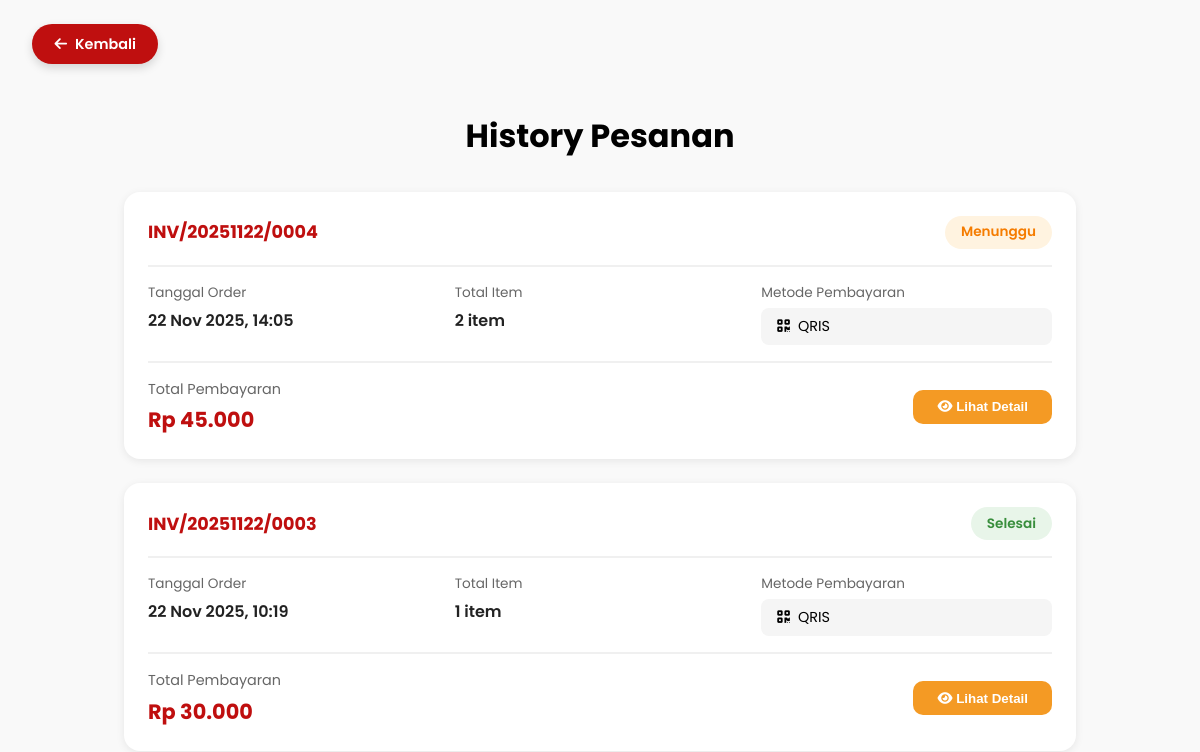
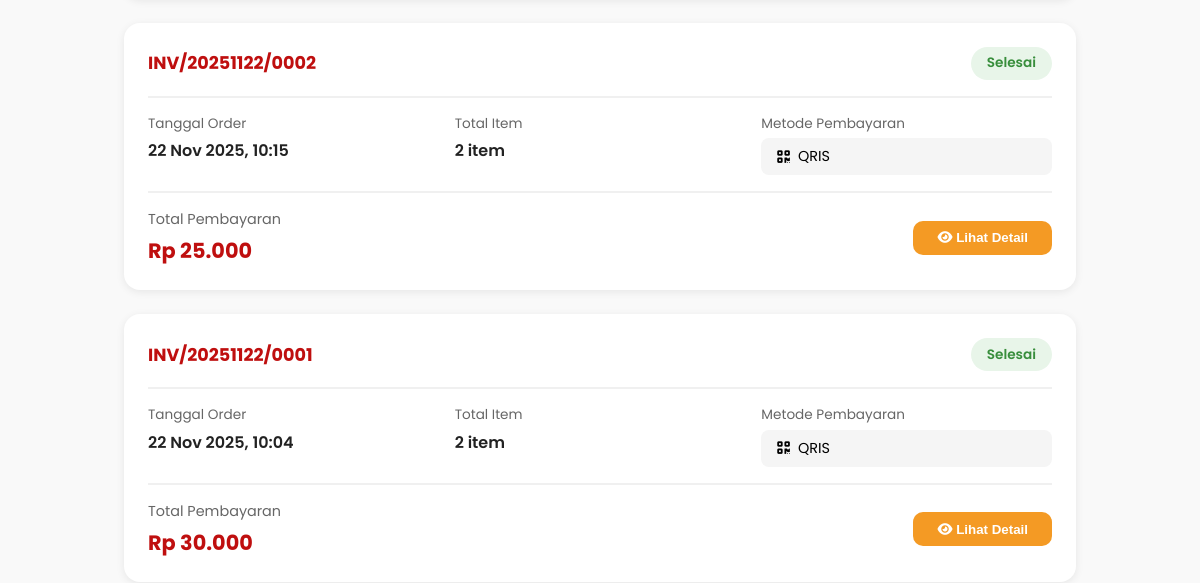
Page /orders_history.php (signed in, upper part) on the earlier database version (2 pictures, top to bottom).
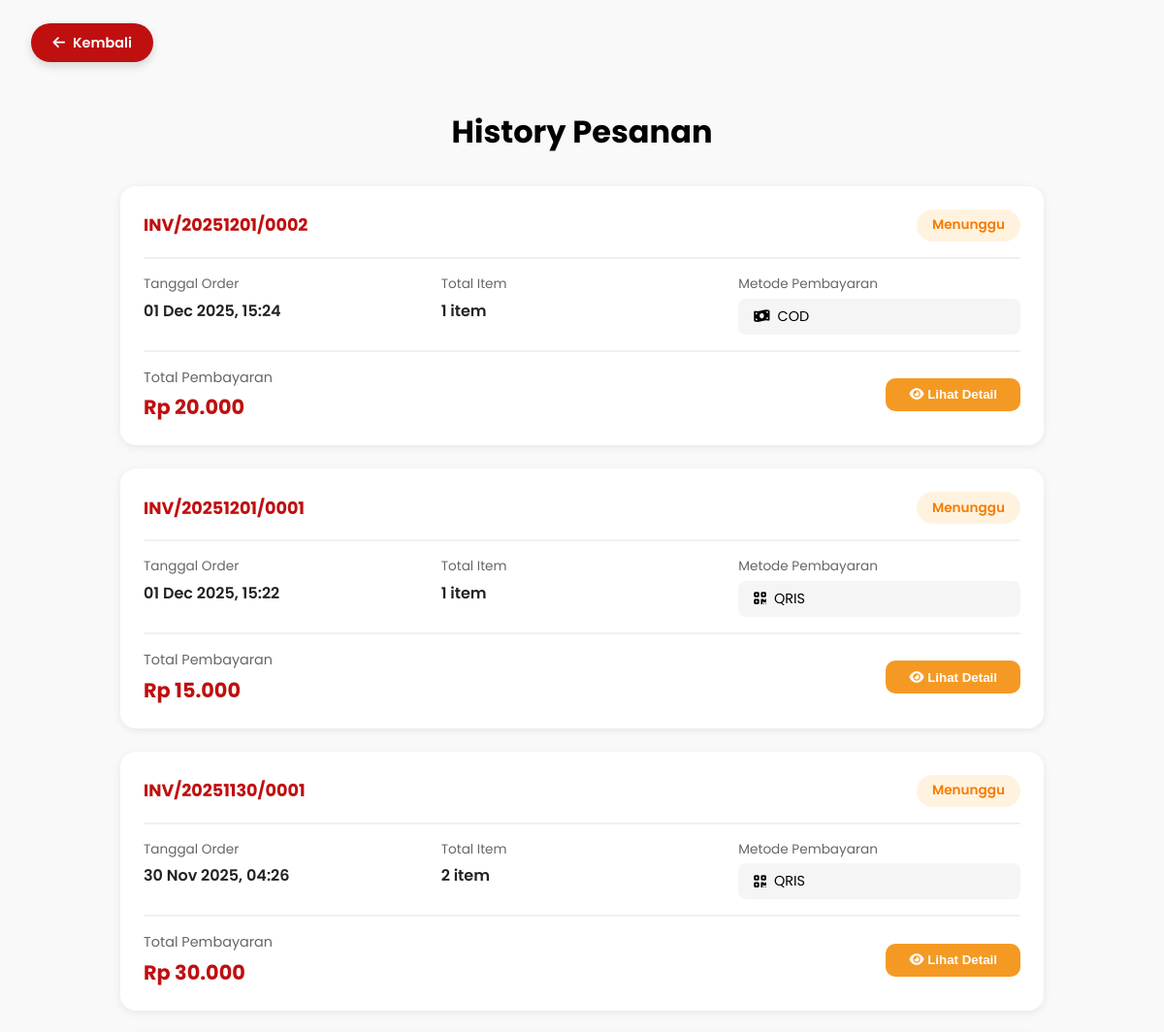
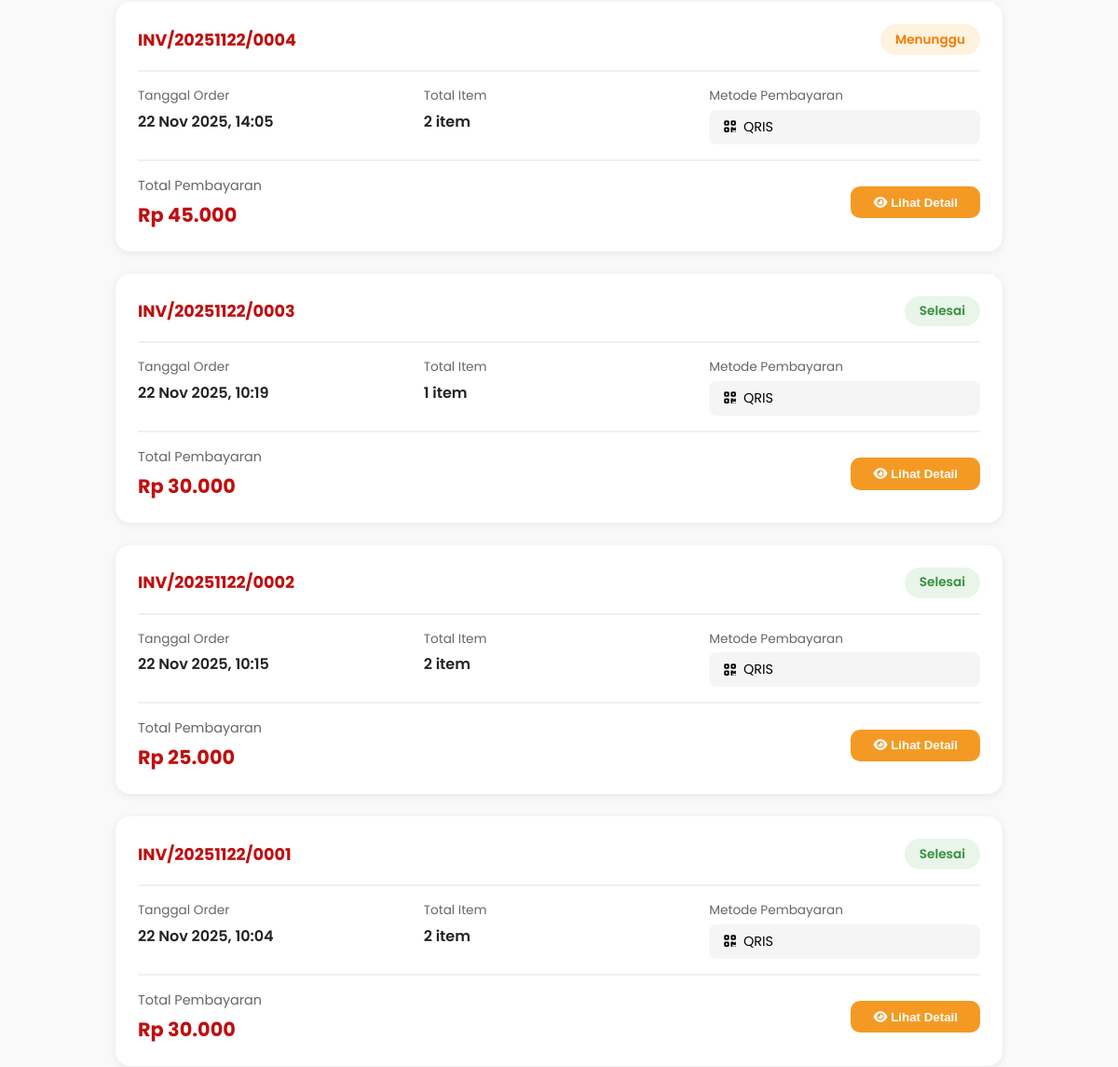
Same page on the later database version (2 pictures, top to bottom).
### tables this page shows
CREATE TABLE `orders` (
  `id` int(11) NOT NULL,
  `user_id` int(11) NOT NULL,
  `invoice_number` varchar(50) NOT NULL,
  `total_price` int(11) NOT NULL,
  `nama_penerima` varchar(100) NOT NULL,
  `no_hp` varchar(20) NOT NULL,
  `alamat_lengkap` text NOT NULL,
  `catatan` text DEFAULT NULL,
  `payment_method` varchar(50) NOT NULL,
  `status` enum('pending','processing','completed','cancelled') DEFAULT 'pending',
  `created_at` timestamp NOT NULL DEFAULT current_timestamp()
);

### orders_history.php (the view, shortened to what this page needs)
<?php
include "config.php";
$user_id = $_SESSION['user_id'];
$ordersQuery = mysqli_query($conn, "
    SELECT
        o.*,
        COUNT(oi.id) as total_items
    FROM orders o
    LEFT JOIN order_items oi ON o.id = oi.order_id
    WHERE o.user_id = '$user_id'
    GROUP BY o.id
    ORDER BY o.created_at DESC
");
$orders = [];
while ($row = mysqli_fetch_assoc($ordersQuery)) {
    $orders[] = $row;
}
?>
<!DOCTYPE html>
<html lang="id">
<head>
    <link rel="stylesheet" href="https://cdnjs.cloudflare.com/ajax/libs/font-awesome/6.2.1/css/all.min.css" />
</head>
<body>
    <a href="cart.php" class="backbtn">
        <i class="fa-solid fa-arrow-left"></i> Kembali
    </a>
    <div class="container">
        <h1>History Pesanan</h1>
        <?php if (count($orders) === 0): ?>
            <div class="empty-state">
                <i class="fa-solid fa-receipt"></i>
                <h2>Belum Ada Pesanan</h2>
                <p>Anda belum pernah melakukan pemesanan</p>
                <a href="menu.php" class="btn-order">Pesan Sekarang</a>
            </div>
        <?php else: ?>
            <?php foreach ($orders as $order):
                $statusClass = 'status-' . $order['status'];
                $statusText = [
                    'pending' => 'Menunggu',
                    'processing' => 'Diproses',
                    'completed' => 'Selesai',
                    'cancelled' => 'Dibatalkan'
                ];
            ?>
            <div class="order-card">
                <div class="order-header">
                    <div class="invoice"><?= $order['invoice_number'] ?></div>
                    <div class="status-badge <?= $statusClass ?>">
                        <?= $statusText[$order['status']] ?>
                    </div>
                </div>
                <div class="order-info">
                    <div class="info-item">
                        <span class="info-label">Tanggal Order</span>
                        <span class="info-value">
                            <?= date('d M Y, H:i', strtotime($order['created_at'])) ?>
                        </span>
                    </div>
                    <div class="info-item">
                        <span class="info-label">Total Item</span>
                        <span class="info-value"><?= $order['total_items'] ?> item</span>
                    </div>
                    <div class="info-item">
                        <span class="info-label">Metode Pembayaran</span>
                        <div class="payment-method">
                            <?php
                                $icons = [
                                    'QRIS' => 'fa-qrcode',
                                    'COD' => 'fa-money-bill-wave',
                                    'Transfer' => 'fa-building-columns'
                                ];
                                $icon = $icons[$order['payment_method']] ?? 'fa-credit-card';
                            ?>
                            <i class="fa-solid <?= $icon ?>"></i>
                            <?= $order['payment_method'] ?>
                        </div>
                    </div>
                </div>
                <div class="order-footer">
                    <div>
                        <div style="font-size: 0.9rem; color: #666; margin-bottom: 0.3rem;">Total Pembayaran</div>
                        <div class="total-price">Rp <?= number_format($order['total_price'], 0, ',', '.') ?></div>
                    </div>
                    <button class="btn-detail" onclick="showDetail(<?= $order['id'] ?>)">
                        <i class="fa-solid fa-eye"></i> Lihat Detail
                    </button>
                </div>
            </div>
            <?php endforeach; ?>
        <?php endif; ?>
    </div>
</body>
</html>

Differences in the rows shown:
added orders: invoice_number "INV/20251201/0002", status "Menunggu", created_at "01 Dec 2025, 15:24", total_items "1", payment_method "COD", total_price "20.000"
added orders: invoice_number "INV/20251201/0001", status "Menunggu", created_at "01 Dec 2025, 15:22", total_items "1", payment_method "QRIS", total_price "15.000"
added orders: invoice_number "INV/20251130/0001", status "Menunggu", created_at "30 Nov 2025, 04:26", total_items "2", payment_method "QRIS", total_price "30.000"
